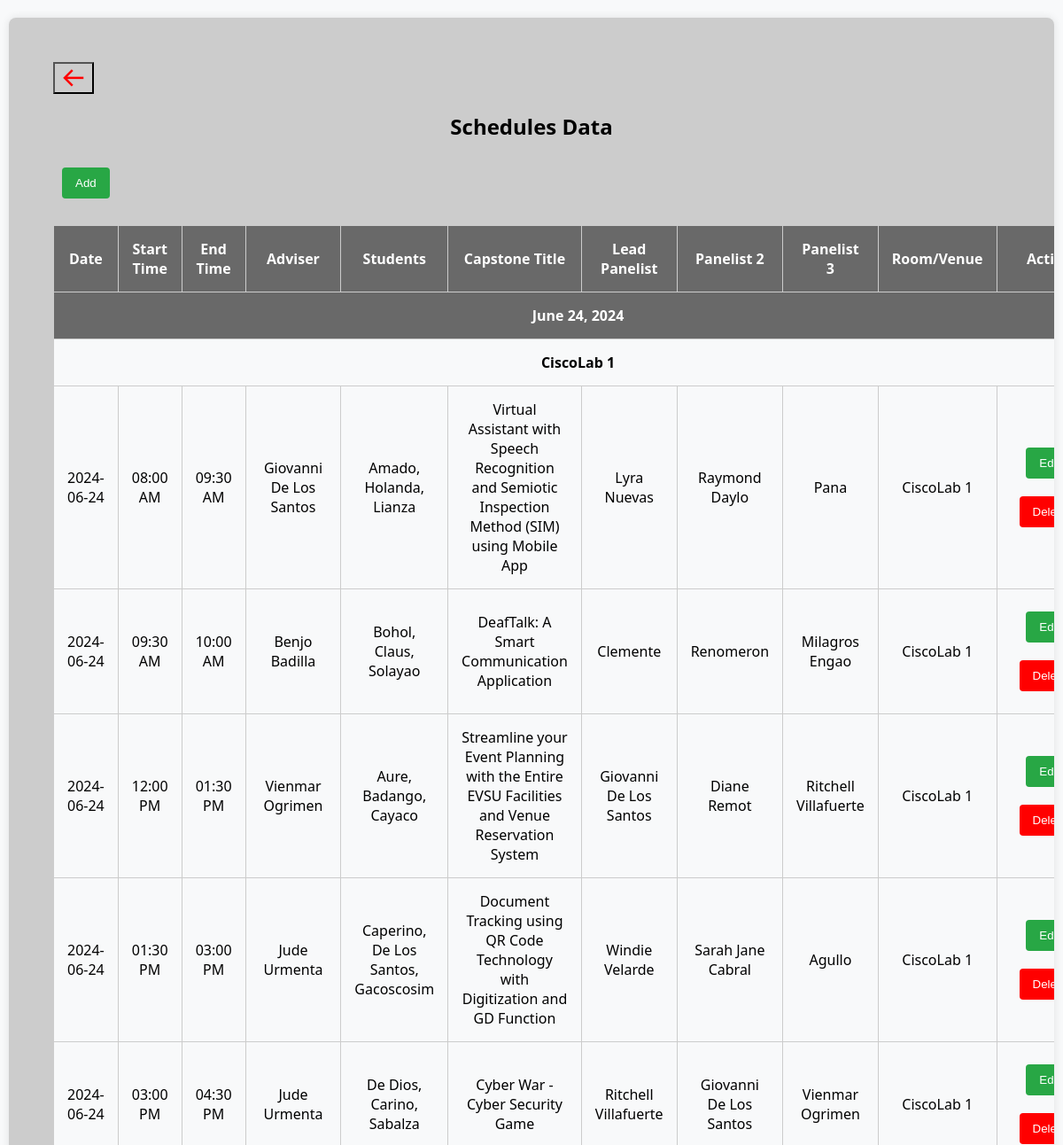
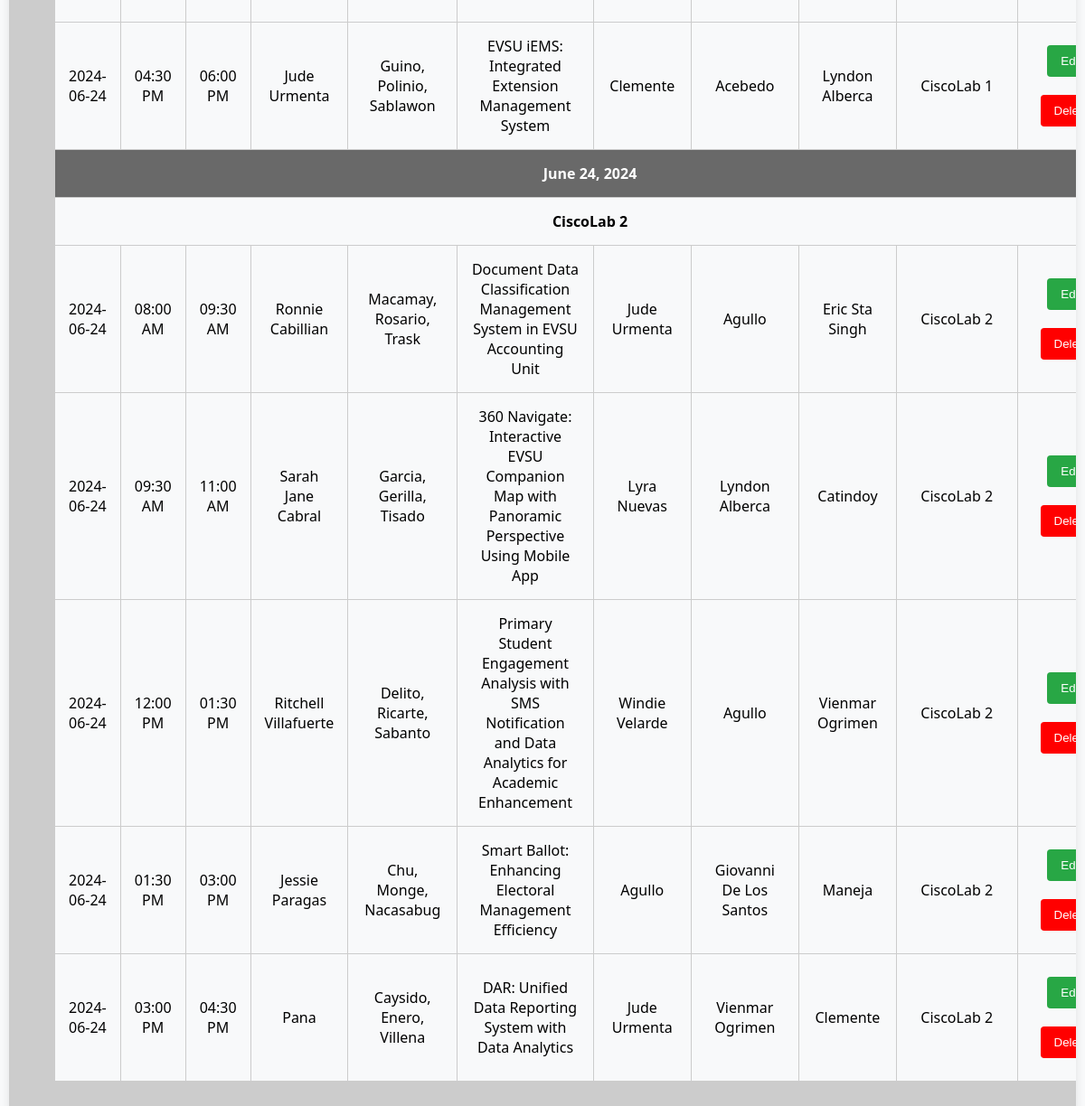
Page /schedule.php on the committed database (2 pictures, top to bottom).
### tables this page shows
CREATE TABLE `schedules` (
  `id` int(11) NOT NULL,
  `date` date NOT NULL,
  `start_time` time NOT NULL,
  `end_time` time NOT NULL,
  `adviser_name` int(11) NOT NULL,
  `student_name` varchar(255) NOT NULL,
  `capstone_title` varchar(255) NOT NULL,
  `lead_panelist` int(11) NOT NULL,
  `panelist2` int(11) NOT NULL,
  `panelist3` int(11) NOT NULL,
  `room_id` int(11) NOT NULL
);

CREATE TABLE `rooms` (
  `room_id` int(11) NOT NULL,
  `room_name` varchar(255) NOT NULL
);

CREATE TABLE `professors` (
  `prof_id` int(11) NOT NULL,
  `prof_name` varchar(255) NOT NULL
);

### function/functions.php (called while the page is built, shortened)
<?php
function getDatabaseConnection()
{
    $host = 'localhost';
    $dbname = 'schedule';
    $user = 'root';
    $password = '';
    $dsn = "mysql:dbname=$dbname;host=$host";
    try {
        $conn = new PDO($dsn, $user, $password);
        return $conn;
    } catch (PDOException $e) {
        echo 'Connection Failed!: ' . $e->getMessage();
    }
}
function GetSchedulesOrder()
{
    $conn = getDatabaseConnection();
    $stmt = $conn->prepare("
        SELECT
            s.id,
            s.date,
            s.start_time,
            s.end_time,
            p1.prof_name AS adviser_name,
            s.student_name,
            s.capstone_title,
            p2.prof_name AS lead_panelist,
            p3.prof_name AS panelist2,
            p4.prof_name AS panelist3,
            r.room_id,
            r.room_name
        FROM
            schedules s
            JOIN professors p1 ON s.adviser_name = p1.prof_id
            JOIN professors p2 ON s.lead_panelist = p2.prof_id
            JOIN professors p3 ON s.panelist2 = p3.prof_id
            JOIN professors p4 ON s.panelist3 = p4.prof_id
            JOIN rooms r ON s.room_id = r.room_id
        ORDER BY
            s.date ASC, s.start_time ASC
    ");
    $stmt->execute();
    $result = $stmt->fetchAll(PDO::FETCH_ASSOC);
    return $result;
}
?>

### schedule.php (the view, shortened to what this page needs)
<?php
require_once('function/functions.php');
$schedules = GetSchedulesOrder();
?>
<!DOCTYPE html>
<html lang="en">
<head>
    <link href='https://unpkg.com/boxicons@2.0.7/css/boxicons.min.css' rel='stylesheet'>
    <link rel="stylesheet" href="css/schedule.css">
</head>
<body>
    <div class="container">
        <a href="index.php">
            <button type="submit" style="font-size: 30px; color: red; background-color: transparent;" class='bx bx-arrow-back' id="log_out"></button>
        </a>
        <h2>Schedules Data</h2>
        <?php if (empty($schedules)) : ?>
            <p>No schedules available. click <button type="button" class="add-btn" onclick="openAddModal('addModal')">Add</button> to add new schedules. </p>
        <?php else : ?>
            <table>
                <thead>
                    <button type="button" class="add-btn" onclick="openAddModal('addModal')">Add</button>
                    <tr>
                        <th>Date</th>
                        <th>Start Time</th>
                        <th>End Time</th>
                        <th>Adviser</th>
                        <th>Students</th>
                        <th>Capstone Title</th>
                        <th>Lead Panelist</th>
                        <th>Panelist 2</th>
                        <th>Panelist 3</th>
                        <th>Room/Venue</th>
                        <th>Action</th>
                    </tr>
                <tbody>
                <?php
                    usort($schedules, function ($a, $b) {
                        $dateComparison = strtotime($a['date']) - strtotime($b['date']);
                        if ($dateComparison !== 0) {
                            return $dateComparison;
                        }
                        return $a['room_id'] - $b['room_id'];
                    });
                    $currentDate = '';
                    $currentRoomId = '';
                    foreach ($schedules as $schedule) :
                        $formattedDate = date('F j, Y', strtotime($schedule['date']));
                        if ($currentDate !== $formattedDate || $currentRoomId !== $schedule['room_name']) :
                            if ($currentDate !== '' && $currentRoomId !== '') :
                                echo '</tbody>';
                            endif;
                            $currentDate = $formattedDate;
                            $currentRoomId = $schedule['room_name'];
                            echo '<tbody>';
                            echo '<tr><th colspan="11">' . $currentDate . '</th></tr>';
                            echo '<tr><td colspan="11" style="font-weight: bold;">' . $currentRoomId . '</td></tr>';
                        endif;
                    ?>
                        <tr>
                            <td><?= $schedule['date']; ?></td>
                            <td><?= date('h:i A', strtotime($schedule['start_time'])); ?></td>
                            <td><?= date('h:i A', strtotime($schedule['end_time'])); ?></td>
                            <td><?= $schedule['adviser_name']; ?></td>
                            <td><?= $schedule['student_name']; ?></td>
                            <td><?= $schedule['capstone_title']; ?></td>
                            <td><?= $schedule['lead_panelist']; ?></td>
                            <td><?= $schedule['panelist2']; ?></td>
                            <td><?= $schedule['panelist3']; ?></td>
                            <td><?= $schedule['room_name']; ?></td>
                            <td>
                                <button type="button" class="edit-btn" onclick="openEditModal(
    <?= $schedule['id']; ?>,
    '<?= $schedule['date']; ?>',
    '<?= $schedule['start_time']; ?>',
    '<?= $schedule['end_time']; ?>',
    '<?= $schedule['adviser_name']; ?>',
    '<?= $schedule['student_name']; ?>',
    '<?= $schedule['capstone_title']; ?>',
    '<?= $schedule['lead_panelist']; ?>',
    '<?= $schedule['panelist2']; ?>',
    '<?= $schedule['panelist3']; ?>',
    '<?= $schedule['room_id']; ?>'
)">Edit</button>
                                <form action="" method="POST">
                                    <button type="submit" name="Delete" class="delete-btn">Delete</button>
                                </form>
                            </td>
                        </tr>
                    <?php endforeach; ?>
                    </thead>
            </table>
        <?php endif; ?>
    </div>
</body>
</html>

### css/schedule.css (style rules this page uses)
body { font-family: 'Segoe UI', Tahoma, Geneva, Verdana, sans-serif; margin: 0; padding: 0; background-color: #f8f9fa; }
.container { width: 90%; margin: 20px auto; background-color: #ccc; padding: 50px; border-radius: 8px; box-shadow: 0 0 10px rgba(0, 0, 0, 0.1); overflow: auto; }
h2 { color: #000000; margin-bottom: 20px; text-align: center; }
table { width: 100%; border-collapse: collapse; margin-top: 20px; overflow: auto; }
th, td { padding: 15px; border: 1px solid #ccc; }
td { background-color: #f8f9fa; text-align: center; }
th { background-color: #696969; color: #fff; text-align: center; }
.delete-btn { background-color: red; color: #fff; border: none; margin: 10px; padding: 10px 15px; cursor: pointer; border-radius: 4px; transition: background-color 0.3s; }
.add-btn, .edit-btn { background-color: #28a745; color: #fff; border: none; margin: 10px; padding: 10px 15px; cursor: pointer; border-radius: 4px; transition: background-color 0.3s; }

### rows in the picture
schedules: date "June 24, 2024", room.room_name "CiscoLab 1", date "2024-06-24", start_time "08:00 AM", end_time "09:30 AM", adviser_name.prof_name "Giovanni De Los Santos", student_name "Amado, Holanda, Lianza", capstone_title "Virtual Assistant with Speech Recognition and Semiotic Inspection Method (SIM) using Mobile App", lead_panelist.prof_name "Lyra Nuevas", panelist2.prof_name "Raymond Daylo", panelist3.prof_name "Pana"
schedules: date "2024-06-24", start_time "09:30 AM", end_time "10:00 AM", adviser_name.prof_name "Benjo Badilla", student_name "Bohol, Claus, Solayao", capstone_title "DeafTalk: A Smart Communication Application", lead_panelist.prof_name "Clemente", panelist2.prof_name "Renomeron", panelist3.prof_name "Milagros Engao", room.room_name "CiscoLab 1"
schedules: date "2024-06-24", start_time "12:00 PM", end_time "01:30 PM", adviser_name.prof_name "Vienmar Ogrimen", student_name "Aure, Badango, Cayaco", capstone_title "Streamline your Event Planning with the Entire EVSU Facilities and Venue Reservation System", lead_panelist.prof_name "Giovanni De Los Santos", panelist2.prof_name "Diane Remot", panelist3.prof_name "Ritchell Villafuerte", room.room_name "CiscoLab 1"
schedules: date "2024-06-24", start_time "01:30 PM", end_time "03:00 PM", adviser_name.prof_name "Jude Urmenta", student_name "Caperino, De Los Santos, Gacoscosim", capstone_title "Document Tracking using QR Code Technology with Digitization and GD Function", lead_panelist.prof_name "Windie Velarde", panelist2.prof_name "Sarah Jane Cabral", panelist3.prof_name "Agullo", room.room_name "CiscoLab 1"
schedules: date "2024-06-24", start_time "03:00 PM", end_time "04:30 PM", adviser_name.prof_name "Jude Urmenta", student_name "De Dios, Carino, Sabalza", capstone_title "Cyber War - Cyber Security Game", lead_panelist.prof_name "Ritchell Villafuerte", panelist2.prof_name "Giovanni De Los Santos", panelist3.prof_name "Vienmar Ogrimen", room.room_name "CiscoLab 1"
schedules: date "2024-06-24", start_time "04:30 PM", end_time "06:00 PM", adviser_name.prof_name "Jude Urmenta", student_name "Guino, Polinio, Sablawon", capstone_title "EVSU iEMS: Integrated Extension Management System", lead_panelist.prof_name "Clemente", panelist2.prof_name "Acebedo", panelist3.prof_name "Lyndon Alberca", room.room_name "CiscoLab 1"
schedules: date "June 24, 2024", room.room_name "CiscoLab 2", date "2024-06-24", start_time "08:00 AM", end_time "09:30 AM", adviser_name.prof_name "Ronnie Cabillian", student_name "Macamay, Rosario, Trask", capstone_title "Document Data Classification Management System in EVSU Accounting Unit", lead_panelist.prof_name "Jude Urmenta", panelist2.prof_name "Agullo", panelist3.prof_name "Eric Sta Singh"
schedules: date "2024-06-24", start_time "09:30 AM", end_time "11:00 AM", adviser_name.prof_name "Sarah Jane Cabral", student_name "Garcia, Gerilla, Tisado", capstone_title "360 Navigate: Interactive EVSU Companion Map with Panoramic Perspective Using Mobile App", lead_panelist.prof_name "Lyra Nuevas", panelist2.prof_name "Lyndon Alberca", panelist3.prof_name "Catindoy", room.room_name "CiscoLab 2"
schedules: date "2024-06-24", start_time "12:00 PM", end_time "01:30 PM", adviser_name.prof_name "Ritchell Villafuerte", student_name "Delito, Ricarte, Sabanto", capstone_title "Primary Student Engagement Analysis with SMS Notification and Data Analytics for Academic Enhancement", lead_panelist.prof_name "Windie Velarde", panelist2.prof_name "Agullo", panelist3.prof_name "Vienmar Ogrimen", room.room_name "CiscoLab 2"
schedules: date "2024-06-24", start_time "01:30 PM", end_time "03:00 PM", adviser_name.prof_name "Jessie Paragas", student_name "Chu, Monge, Nacasabug", capstone_title "Smart Ballot: Enhancing Electoral Management Efficiency", lead_panelist.prof_name "Agullo", panelist2.prof_name "Giovanni De Los Santos", panelist3.prof_name "Maneja", room.room_name "CiscoLab 2"
schedules: date "2024-06-24", start_time "03:00 PM", end_time "04:30 PM", adviser_name.prof_name "Pana", student_name "Caysido, Enero, Villena", capstone_title "DAR: Unified Data Reporting System with Data Analytics", lead_panelist.prof_name "Jude Urmenta", panelist2.prof_name "Vienmar Ogrimen", panelist3.prof_name "Clemente", room.room_name "CiscoLab 2"
